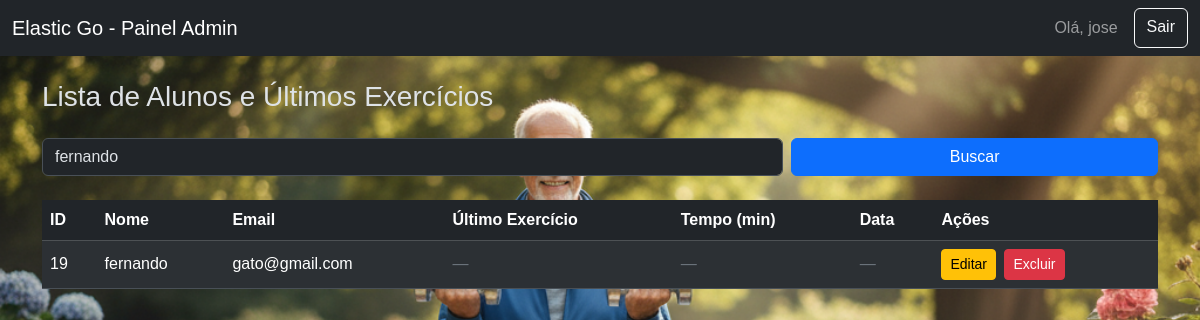
The app's page /painel_adm.php?busca=fernando (signed in) with its own data.
### tables this page shows
CREATE TABLE `usuarios` (
  `id` int NOT NULL,
  `nome` varchar(100) NOT NULL,
  `email` varchar(120) NOT NULL,
  `senha` varchar(255) NOT NULL,
  `tipo` enum('comum','admin') DEFAULT 'comum',
  `status` enum('ativo','inativo','banido') DEFAULT 'ativo',
  `criado_em` timestamp NULL DEFAULT CURRENT_TIMESTAMP,
  `atualizado_em` timestamp NULL DEFAULT CURRENT_TIMESTAMP ON UPDATE CURRENT_TIMESTAMP,
  `curso_nivel` enum('básico','médio','intermediário') NOT NULL DEFAULT 'básico'
);

### painel_adm.php (the view, shortened to what this page needs)
<?php
try {
    $pdo = new PDO("mysql:host=localhost;dbname=elastic_db;charset=utf8", "root", "941957");
    $pdo->setAttribute(PDO::ATTR_ERRMODE, PDO::ERRMODE_EXCEPTION);
} catch (PDOException $e) {
    die("Erro na conexão: " . $e->getMessage());
}
$busca = "";
$params = [];
if (isset($_GET['busca']) && trim($_GET['busca']) !== "") {
    $busca = trim($_GET['busca']);
    $params = ["%$busca%", "%$busca%"];
}
$sql = "
    SELECT
        u.id,
        u.nome,
        u.email,
        COALESCE(t.tipo_exercicio, '-') AS tipo_exercicio,  -- Se não tiver exercício, mostra '-'
        t.tempo_minutos,
        t.data_registro
    FROM usuarios u
    LEFT JOIN (  -- Junta a tabela de exercícios (se existir)
        SELECT
            e1.usuario_id,
            e1.tipo_exercicio,
            e1.tempo_minutos,
            e1.data_registro
        FROM tempos_exercicios e1
        INNER JOIN (
            SELECT usuario_id, MAX(data_registro) AS max_data  -- Pega o exercício mais recente
            FROM tempos_exercicios
            GROUP BY usuario_id
        ) e2
        ON e1.usuario_id = e2.usuario_id
        AND e1.data_registro = e2.max_data
    ) t ON u.id = t.usuario_id
    WHERE u.tipo = 'comum'  -- Mostra apenas usuários do tipo 'comum' (alunos)
";
if ($busca !== "") {
    $sql .= " AND (u.nome LIKE ? OR u.email LIKE ?)";
}
$sql .= " ORDER BY u.nome";
$stmt = $pdo->prepare($sql);
$stmt->execute($params);
$alunos = $stmt->fetchAll(PDO::FETCH_ASSOC);
?>
<!DOCTYPE html>
<html lang="pt-br" data-bs-theme="dark">
<head>
  <link href="https://cdn.jsdelivr.net/npm/bootstrap@5.3.8/dist/css/bootstrap.min.css" rel="stylesheet" />
  <link rel="stylesheet" href="style.css">
</head>
<body class="bg-body-tertiary">
  <nav class="navbar navbar-dark bg-dark">
    <div class="container-fluid">
      <span class="navbar-brand mb-0 h1">Elastic Go - Painel Admin</span>
      <div class="d-flex">
        <span class="navbar-text me-3">Olá, <?= htmlspecialchars($_SESSION['usuario']); ?></span>
        <a href="sair.php" class="btn btn-outline-light">Sair</a>
      </div>
    </div>
  </nav>
  <main class="container py-4">
    <h3 class="mb-4">Lista de Alunos e Últimos Exercícios</h3>
    <form class="row g-2 mb-4" method="GET">
      <div class="col-md-8">
        <input
          type="text"
          name="busca"
          class="form-control"
          placeholder="Buscar por nome ou email"
          value="<?= htmlspecialchars($busca); ?>"
      </div>
      <div class="col-md-4">
        <button type="submit" class="btn btn-primary w-100">Buscar</button>
      </div>
    </form>
    <?php if (count($alunos) > 0): ?>
      <div class="table-responsive">
        <table class="table table-striped table-hover align-middle">
          <thead class="table-dark">
            <tr>
              <th>ID</th>
              <th>Nome</th>
              <th>Email</th>
              <th>Último Exercício</th>
              <th>Tempo (min)</th>
              <th>Data</th>
              <th>Ações</th>
            </tr>
          </thead>
          <tbody>
            <?php foreach ($alunos as $aluno): ?>
              <tr>
                <td><?= htmlspecialchars($aluno['id']); ?></td>
                <td><?= htmlspecialchars($aluno['nome']); ?></td>
                <td><?= htmlspecialchars($aluno['email']); ?></td>
                <td>
                  <?= $aluno['tipo_exercicio'] !== '-'
                        ? htmlspecialchars($aluno['tipo_exercicio'])
                        : '<span class="text-muted-italic">—</span>'; ?>
                </td>
                <td>
                  <?= $aluno['tempo_minutos'] !== null
                        ? (int)$aluno['tempo_minutos']
                        : '<span class="text-muted-italic">—</span>'; ?>
                </td>
                <td>
                  <?= $aluno['data_registro']
                        ? htmlspecialchars($aluno['data_registro'])
                        : '<span class="text-muted-italic">—</span>'; ?>
                </td>
                <td>
                  <a href="editar_aluno.php?id=<?= $aluno['id']; ?>" class="btn btn-sm btn-warning me-1">Editar</a>
                  <a href="excluir_aluno.php?id=<?= $aluno['id']; ?>"
                     class="btn btn-sm btn-danger"
                     onclick="return confirm('Tem certeza que deseja excluir este aluno?')">Excluir</a>
                </td>
              </tr>
            <?php endforeach; ?>
          </tbody>
        </table>
      </div>
    <?php else: ?>
      <div class="alert alert-info">Nenhum aluno encontrado.</div>
    <?php endif; ?>
  </main>
</body>
</html>

### style.css (style rules this page uses)
html, body { height: 100%; margin: 0; font-family: Arial, sans-serif; background-color: #f8f9fa; }
body { background-image: url('imagens/unnamed\ \(5\).png'); background-size: cover; background-position: center; background-repeat: no-repeat; background-attachment: fixed; }

### painel_adm.php (style rules this page uses)
.text-muted-italic { color: #6c757d; font-style: italic; }

### records on screen
usuarios: id "19", nome "fernando", email "gato@gmail.com"

### other values on screen
$_SESSION['usuario'] "jose"
